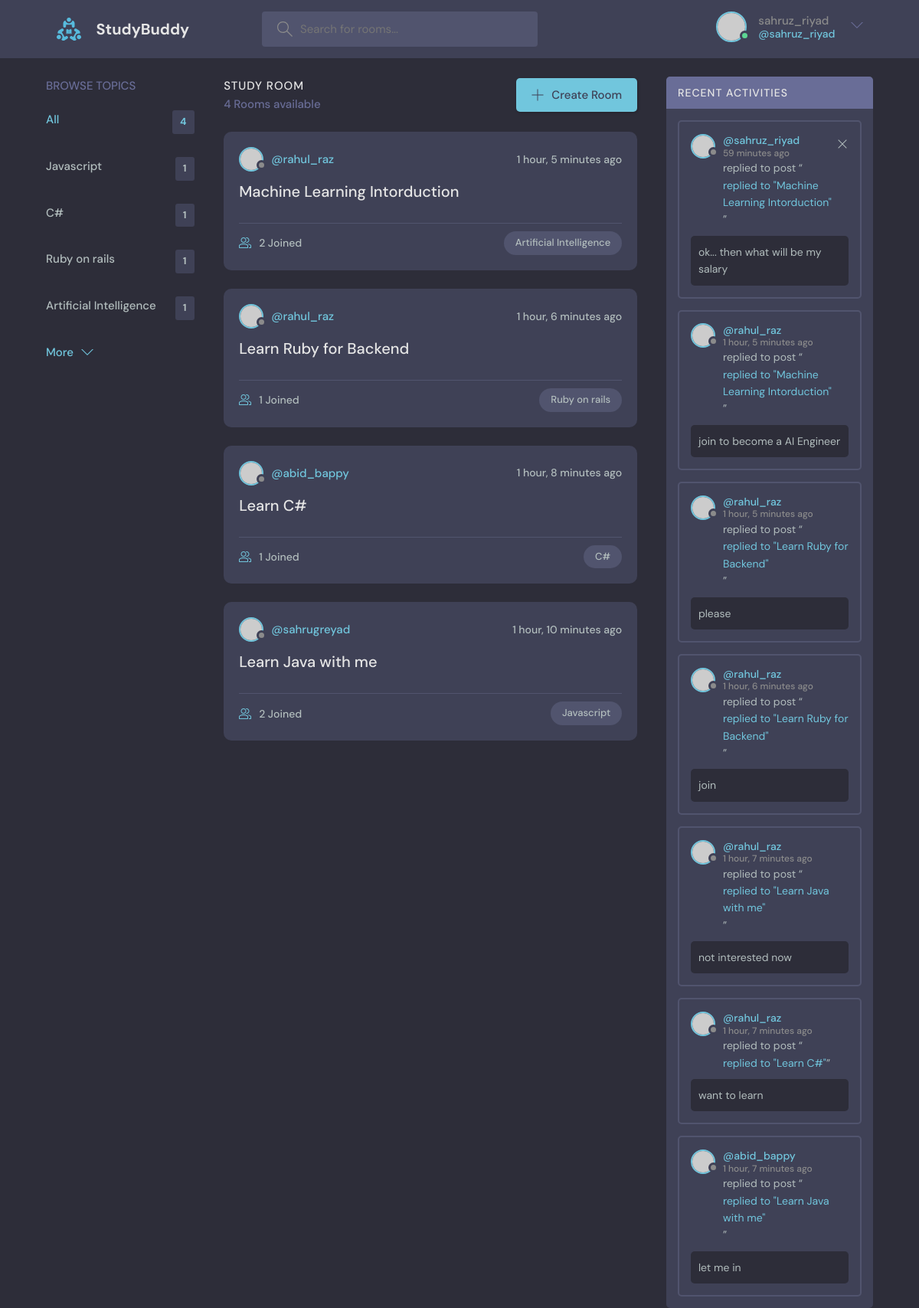
/ (signed in), run on the app's committed database.
### base/models.py (models this page shows, shortened)
class User(AbstractUser):
    name = models.CharField(max_length=200, null=True)
    email = models.EmailField(unique=True, null=True)
    username = models.CharField(max_length=100, unique=True)
    bio = models.TextField(null=True)
    avatar = models.ImageField(null=True, default='avatar.svg')
    REQUIRED_FIELDS = []

class Topic(models.Model):
    name = models.CharField(max_length=200)

class Room(models.Model):
    host = models.ForeignKey(User, on_delete= models.SET_NULL , null = True)
    topic = models.ForeignKey(Topic, on_delete= models.SET_NULL , null = True)
    name = models.CharField(max_length = 200)
    description = models.TextField(null = True, blank = True)
    participants = models.ManyToManyField(User, related_name='participants', blank=True)
    updated = models.DateTimeField(auto_now = True)
    created = models.DateTimeField(auto_now_add = True)
    class Meta:
        ordering = ['-updated', '-created']
    def __str__(self):
        return self.name

class Message(models.Model):
    user = models.ForeignKey(User, on_delete= models.CASCADE)
    room = models.ForeignKey(Room, on_delete= models.CASCADE)
    body = models.TextField()
    updated = models.DateTimeField(auto_now = True)
    created = models.DateTimeField(auto_now_add = True)
    class Meta:
        ordering = ['-updated', '-created']

### base/views.py (the view)
# urls.py: path('',views.home, name= "home"),
def home(request):
    q = request.GET.get('q') if request.GET.get('q') != None else ''
    rooms = Room.objects.filter(
        Q(topic__name__icontains=q) |
        Q(name__icontains=q) |
        Q(description__icontains=q)
        )
    room_count = rooms.count()
    topics = Topic.objects.all()
    room_messages = Message.objects.filter(Q(room__topic__name__icontains=q))
    context = {'rooms' : rooms, 'topics' : topics,
               'room_count' : room_count, 'room_messages' : room_messages}
    return render(request, 'home.html' , context)

### templates/home.html (shortened to what this page needs)
{% extends 'main.html' %}
{% block content %}
<main class="layout layout--3">
  <div class="container">
    {% include 'base/topics_component.html' %}
    <div class="roomList">
      <div class="roomList__header">
        <div>
          <h2>Study Room</h2>
          <p>{{room_count}} Rooms available</p>
        </div>
        <a class="btn btn--main" href="{%url 'create-room' %}">
          <svg version="1.1" xmlns="http://www.w3.org/2000/svg" width="32" height="32" viewBox="0 0 32 32">
            <title>add</title>
            <path
              d="M16.943 0.943h-1.885v14.115h-14.115v1.885h14.115v14.115h1.885v-14.115h14.115v-1.885h-14.115v-14.115z"
            ></path>
          </svg>
          Create Room
        </a>
      </div>
      {% include 'base/feed_component.html' %}
    </div>
    {% include 'base/activity_component.html' %}
  </div>
</main>
{% endblock %}

### templates/navbar.html (shortened to what this page needs)
{% load static %}
<header class="header header--loggedIn">
    <div class="container">
      <a href="{% url 'home' %}" class="header__logo">
        <img src="{% static 'images/logo.svg' %}" />
        <h1>StudyBuddy</h1>
      </a>
      <form class="header__search" method="get" action="{% url 'home' %}">
        <label>
          <input name = "q" placeholder="Search for rooms..." />
        </label>
      </form>
      <nav class="header__menu">
        {% if request.user.is_authenticated %}
        <div class="header__user">
          <a href="{% url 'user-profile' user.id %}">
            <div class="avatar avatar--medium active">
              <img src="https://randomuser.me/api/portraits/men/37.jpg" />
            </div>
            <p>{{request.user}} <span>@{{request.user}}</span></p>
          </a>
          <button class="dropdown-button">
            <svg version="1.1" xmlns="http://www.w3.org/2000/svg" width="32" height="32" viewBox="0 0 32 32">
              <title>chevron-down</title>
              <path d="M16 21l-13-13h-3l16 16 16-16h-3l-13 13z"></path>
            </svg>
          </button>
        </div>
        {% else %}
        <a href="{% url 'login' %}">
          <img src="{% static 'images/avatar.svg' %}" />
          <p>Login</p>
        </a>
        {% endif %}
      </nav>
    </div>
</header>

### base/templates/base/topics_component.html
<div class="topics">
    <div class="topics__header">
      <h2>Browse Topics</h2>
    </div>
    <ul class="topics__list">
      <li>
        <a href="{% url 'home' %}" class="active">All <span>{{topics.count}}</span></a>
      </li>
      {% for topic in topics %}
      <li>
        <a href="{% url 'home' %}?q={{topic.name}}">{{topic.name}} <span>{{topic.room_set.all.count}}</span></a>
      </li>
      {% endfor %}
    </ul>
    <a class="btn btn--link" href="topics.html">
      More
      <svg version="1.1" xmlns="http://www.w3.org/2000/svg" width="32" height="32" viewBox="0 0 32 32">
        <title>chevron-down</title>
        <path d="M16 21l-13-13h-3l16 16 16-16h-3l-13 13z"></path>
      </svg>
    </a>
  </div>

### base/templates/base/feed_component.html (shortened to what this page needs)
{% for room in rooms %}
<div class="roomListRoom">
<div class="roomListRoom__header">
    <a href="{% url 'user-profile' room.host_id %}" class="roomListRoom__author">
    <div class="avatar avatar--small">
        <img src="https://randomuser.me/api/portraits/women/11.jpg" />
    </div>
    <span>@{{room.host.username}}</span>
    </a>
    <div class="roomListRoom__actions">
    <span>{{room.created|timesince}} ago</span>
    </div>
</div>
<div class="roomListRoom__content">
    <a href="{% url 'room' room.id %}">{{room.name}}</a>
</div>
<div class="roomListRoom__meta">
    <a href="{% url 'room' room.id %}" class="roomListRoom__joined">
    {{room.participants.all.count}} Joined
    </a>
    <p class="roomListRoom__topic">{{room.topic.name}}</p>
</div>
</div>
{% endfor %}

### base/templates/base/activity_component.html
<div class="activities">
    <div class="activities__header">
      <h2>Recent Activities</h2>
    </div>
    {% for message in room_messages %}
    <div class="activities__box">
      <div class="activities__boxHeader roomListRoom__header">
        <a href="{% url 'user-profile' message.user.id %}" class="roomListRoom__author">
          <div class="avatar avatar--small">
            <img src="https://randomuser.me/api/portraits/women/11.jpg" />
          </div>
          <p>
            @{{message.user}}
            <span>{{message.created|timesince}} ago</span>
          </p>
        </a>
        {% if request.user == message.user %}
        <div class="roomListRoom__actions">
          <a href="{% url 'delete-message' message.id %}">
            <svg version="1.1" xmlns="http://www.w3.org/2000/svg" width="32" height="32" viewBox="0 0 32 32">
              <title>remove</title>
              <path
                d="M27.314 6.019l-1.333-1.333-9.98 9.981-9.981-9.981-1.333 1.333 9.981 9.981-9.981 9.98 1.333 1.333 9.981-9.98 9.98 9.98 1.333-1.333-9.98-9.98 9.98-9.981z"
              ></path>
            </svg>
          </a>
        </div>
        {% endif %}
      </div>
      <div class="activities__boxContent">
        <p>replied to post “<a href="{% url 'room' message.room_id %}">replied to "{{message.room}}"</a>”</p>
        <div class="activities__boxRoomContent">
            {{message.body}}
        </div>
      </div>
    </div>
    {% endfor %}
</div>

### data on the page
User: user "sahruz_riyad"
Topic: name "Javascript", room_set.all.count "1"
Topic: name "C#", room_set.all.count "1"
Topic: name "Ruby on rails", room_set.all.count "1"
Topic: name "Artificial Intelligence", room_set.all.count "1"
Room: host.username "rahul_raz", created "1 hour, 5 minutes", name "Machine Learning Intorduction", participants.all.count "2", topic.name "Artificial Intelligence"
Room: host.username "rahul_raz", created "1 hour, 6 minutes", name "Learn Ruby for Backend", participants.all.count "1", topic.name "Ruby on rails"
Room: host.username "abid_bappy", created "1 hour, 8 minutes", name "Learn C#", participants.all.count "1", topic.name "C#"
Room: host.username "sahrugreyad", created "1 hour, 10 minutes", name "Learn Java with me", participants.all.count "2", topic.name "Javascript"
Message: user "sahruz_riyad", created "59 minutes", room "Machine Learning Intorduction", body "ok... then what will be my salary"
Message: user "rahul_raz", created "1 hour, 5 minutes", room "Machine Learning Intorduction", body "join to become a AI Engineer"
Message: user "rahul_raz", created "1 hour, 5 minutes", room "Learn Ruby for Backend", body "please"
Message: user "rahul_raz", created "1 hour, 6 minutes", room "Learn Ruby for Backend", body "join"
Message: user "rahul_raz", created "1 hour, 7 minutes", room "Learn Java with me", body "not interested now"
Message: user "rahul_raz", created "1 hour, 7 minutes", room "Learn C#", body "want to learn"
Message: user "abid_bappy", created "1 hour, 7 minutes", room "Learn Java with me", body "let me in"

### other printed values
{{ topics.count }} "4"
{{ room_count }} "4"
